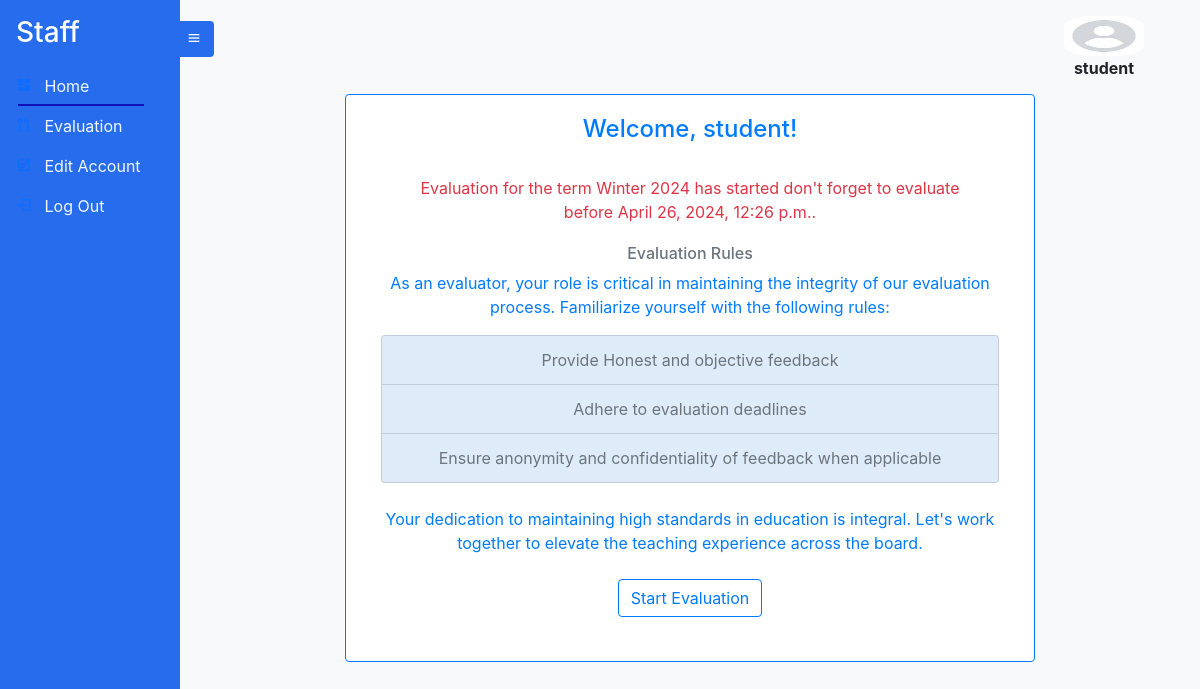
/staffhomepage (signed in), run on the app's committed database.
### Account/models.py (models this page shows)
class Account(AbstractUser):
    Role = models.CharField(max_length=25, null=True , choices=rolechoice ,  blank=True)
    email = models.EmailField(
        verbose_name='email address',
        max_length=255,
        unique=True,
    )

### Course/models.py (models this page shows, shortened)
class Term(models.Model):
    Term_id = models.UUIDField(default=uuid.uuid4, unique=True, primary_key=True, editable=False)
    Season = models.CharField(max_length=10, null=True, choices=season_choices, blank=True)
    current_year = datetime.now().year
    Year = models.IntegerField(
        default=current_year,
        validators=[
            MinValueValidator(current_year),
            MaxValueValidator(current_year + 1)
        ],
    )
    Evaluation_Start_Date = models.DateTimeField(null=True, blank=True ,
                                                 validators=[MinValueValidator(limit_value=timezone.now())])
    Evaluation_End_Date = models.DateTimeField(null = True , blank=True ,
                                               validators=[MinValueValidator(limit_value=timezone.now())])
    Courses_Given = models.ManyToManyField(Course)
    EvaluationDone = models.BooleanField(null=True, blank=True , default=False)

### Staff/views.py (the view)
def staffHomePage(request):
    term = None
    try:
        term = Term.objects.get(EvaluationDone = False)
    except:
        term = None
    evaluation_started = False
    evaluation_ended = False
    if(term.Evaluation_Start_Date <= timezone.now()): #check if evaluation started
        print('evaluation started')
        evaluation_started = True
    if(term.Evaluation_End_Date < timezone.now()): #check if evaluation ended
        print('evaluation ended')
        evaluation_ended = True
    context = { 'active_page': 'home', 'term':term , 'evaluation_started':evaluation_started , 'evaluation_ended':evaluation_ended }
    return render(request , 'staff/staffhome.html' , context)

### templates/staff/staffhome.html (shortened to what this page needs)
{% extends 'staff/staff.html' %}
{% load static %}
{% block content %}
<div class="text-center">
    <div class="row justify-content-center">
        <div class="card border-primary mb-3 col-md-8" style="max-width: 80rem;">
            <div class="card-body text-primary">
                <h4 class="card-title">Welcome, {{user.username}}!</h4>
                <div class="text-center">
                    {% if not term %}
                    <p class="card-text">We're thrilled to have you on board. Your contribution is invaluable in shaping the educational experience at HILCoE.</p>
                    {% else %}
                    {% if evaluation_started == True and evaluation_ended == False %}
                    <div class="card-body text-danger">
                    <p class="card-text">Evaluation for the term {{ term.Season }} {{ term.Year }} has started don't forget to evaluate before {{term.Evaluation_End_Date}}.
                    </p>
                    </div>
                    {% elif evaluation_started == True and evaluation_ended == True  %}
                    <div class="card-body text-danger">
                      <p class="card-text">Evaluation for the term {{ term.Season }} {{ term.Year }} has ended !.
                      </p>
                      </div>
                    {% elif evaluation_started == False %}
                    <div class="card-body text-danger">
                      <p class="card-text">Evaluation for the term {{ term.Season }} {{ term.Year }} has not started !.
                      </p>
                      </div>
                    {% endif %}
                    {% endif %}
                    <h6 class="text-muted">Evaluation Rules</h6>
                    <p class="card-text">As an evaluator, your role is critical in maintaining the integrity of our evaluation process. Familiarize yourself with the following rules:</p>
                    <ul class="list-group">
                        <li class="list-group-item text-muted" style="background-color: rgb(222, 235, 248);color: black;">Provide Honest and objective feedback</li>
                        <li class="list-group-item text-muted " style="background-color: rgb(222, 235, 248); color: black;">Adhere to evaluation deadlines</li>
                        <li class="list-group-item text-muted" style="background-color: rgb(222, 235, 248);color: black;">Ensure anonymity and confidentiality of feedback when applicable</li>
                    </ul>
                </div>
                <div class="mt-4">
                    <p class="card-text">Your dedication to maintaining high standards in education is integral. Let's work together to elevate the teaching experience across the board.</p>
                </div>
                {% if term %}
                {% if evaluation_started == True and evaluation_ended == False  %}
                <br>
                <a href="{% url 'evaluate_staff' %}" class="btn btn-outline-primary course-btn">Start Evaluation</a>
                 <br><br>
                 {% endif %}
                {% endif %}
                </div>
            </div>
        </div>
    </div>
</div>
</body>
{% endblock %}

### templates/staff/staff.html
{% extends 'sidebarbase.html' %}
{% block content1 %}
  <div class="side-navbar active-nav d-flex justify-content-between flex-wrap flex-column" id="sidebar">
    <ul class="nav flex-column text-white w-100">
      <a href="#" class="nav-link h3 text-white my-2">
        Staff
      </a>
      <li class="nav-link {% if active_page == 'home' %}active{% endif %}">
        <i class="bx bxs-dashboard"></i>
        <span class="mx-2"><a class="inner-anchor" href="{% url 'staffhomepage' %}"> Home</a></span>
      </li>
      <li class="nav-link {% if active_page == 'evaluation' %}active{% endif %}">
        <i class="bx bx-git-pull-request"></i>
        <span class="mx-2"><a class="inner-anchor" href="{% url 'evaluate_staff' %}">Evaluation</a></span>
      </li>
      <li class="nav-link {% if active_page == 'editaccount' %}active{% endif %}">
        <i class="bx bx-edit"></i>
        <span class="mx-2"><a class="inner-anchor" href="{% url 'editpassword' %}"> Edit Account</a></span>
      </li>
      <li class="nav-link {% if active_page == 'logout' %}active{% endif %}">
        <i class="bx bx-log-out"></i>
        <span class="mx-2"><a class="inner-anchor" href="{% url 'logout' %}" > Log Out </a></span>
      </li>
    </ul>
  </div>
  <div class="p-2 active-cont my-container overflow-hidden">
    <nav class="navbar top-navbar navbar-light bg-light px-5">
      <a class="btn border-0" id="menu-btn"><i class="bx bx-menu"></i></a>
      <figure id="image" style="height: 30px; background-color: white">
        <img src="/static/images/profilePic/defaultprofile.jpeg" style="height: 40px; width: 80px; border-radius: 30%;">
        <figcaption style="text-align: center;"><b>{{user.username}}</b></figcaption>
      </figure>
    </nav>
    <br>
    {% block content %}
    {% endblock %}
{% endblock %}

### static/styles/sidebar.css (style rules this page uses)
* { margin: 0; padding: 0; box-sizing: border-box; }
body { min-height: 100vh; background-color:#f8f9fa; }
.side-navbar { width: 180px; height: 100%; position: fixed; margin-left: -300px; background-color:rgb(38, 108, 236); transition: 0.5s; }
.active-nav { margin-left: 0; }
.active-cont { margin-left: 180px; }
#menu-btn { background-color:rgb(38, 108, 236); color: #fff; margin-left: -62px; }
#image { max-width: 300px; height: 80px; border-radius: 50%; top: 10px; right: 0px; }
.inner-anchor { color: aliceblue; text-decoration: black; }
.bg-light { background-color: rgb(38, 108, 236);; }
.nav-link.active { position: relative; }
.nav-link.active:after { content: ''; position: absolute; bottom: 0; left: 10%; width: 70%; height: 2px; background-color: rgb(16, 16, 185); }

### data on the page
Account: username "student"
Term: Season "Winter", Year "2024", Evaluation_End_Date "April 26, 2024, 12:26 p.m."
